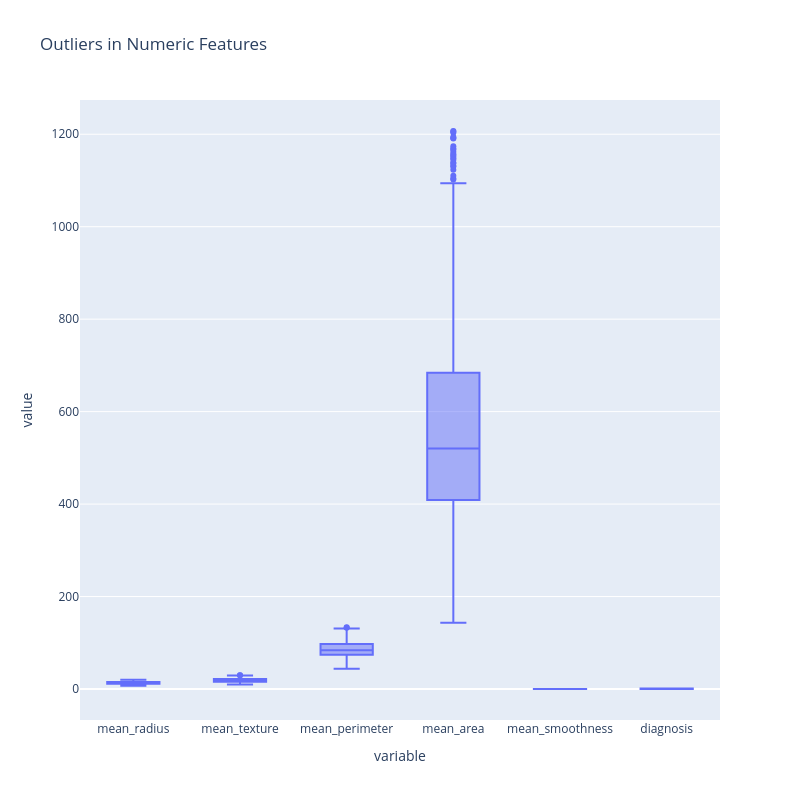

The notebook cell saved with this chart:
### Code cell
fig = px.box(df.melt(),x ="variable",y ="value",title="Outliers in Numeric Features")
fig.update_layout( width = 800, height = 800)
fig.show()

### Figure 1 — Plotly figure (JSON) as saved in the notebook; plotly's stock layout.template omitted (floating-point values rounded to 4 significant figures; data arrays with more than 128 entries replaced by an {"elided": "..."} marker saying what was removed)
{"data": [{"alignmentgroup": "True", "hovertemplate": "variable=%{x}<br>value=%{y}<extra></extra>", "legendgroup": "", "marker": {"color": "#636efa"}, "name": "", "notched": false, "offsetgroup": "", "orientation": "v", "showlegend": false, "type": "box", "x": {"elided": "3042 str values"}, "x0": " ", "xaxis": "x", "y": {"elided": "3042 float values"}, "y0": " ", "yaxis": "y"}], "layout": {"boxmode": "group", "height": 800, "legend": {"tracegroupgap": 0}, "title": {"text": "Outliers in Numeric Features"}, "width": 800, "xaxis": {"anchor": "y", "domain": [0, 1], "title": {"text": "variable"}}, "yaxis": {"anchor": "x", "domain": [0, 1], "title": {"text": "value"}}}}
